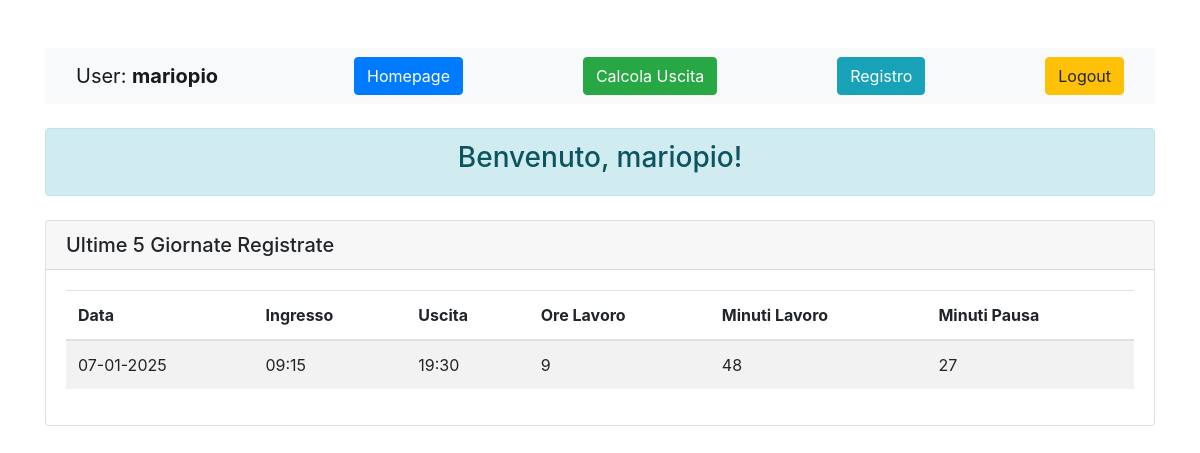
/quandoesco/ (signed in), run on the app's committed database.
### MyApp/models.py (models this page shows, shortened)
class Giornata(models.Model):
    user = models.ForeignKey(User, on_delete=models.CASCADE)
    data = models.DateField()
    ingresso = models.TimeField()
    uscita = models.TimeField()
    ore_lavorate = models.IntegerField()
    minuti_lavorati = models.IntegerField()
    minuti_pausa = models.IntegerField()
    class Meta:
        unique_together = ('user', 'data')  # Un utente può avere solo una 'Giornata' per ogni data

### MyApp/views.py (the view)
# urls.py: path('', views.homepage, name='homepage'),
@login_required()
def homepage(request):
    user = request.user
    giornate = Giornata.objects.filter(user=user).order_by('-data')[:5]
    return render(request, 'homepage.html', {
        'user': user,
        'giornate': giornate,
    })

### MyApp/templates/homepage.html (shortened to what this page needs)
<!DOCTYPE html>
<html lang="it">
<head>
    <link href="https://stackpath.bootstrapcdn.com/bootstrap/4.5.2/css/bootstrap.min.css" rel="stylesheet">
</head>
<body>
{% block content %}
    <div class="container mt-5">
        {% include "navbar.html" %}
        <div class="alert alert-info text-center mt-4">
            <h3>Benvenuto, {{ user.username }}!</h3>
        </div>
        <div class="card mt-4">
            <div class="card-header">
                <h5 class="mb-0">Ultime 5 Giornate Registrate</h5>
            </div>
            <div class="card-body">
                <table class="table table-striped">
                    <thead>
                    <tr>
                        <th>Data</th>
                        <th>Ingresso</th>
                        <th>Uscita</th>
                        <th>Ore Lavoro</th>
                        <th>Minuti Lavoro</th>
                        <th>Minuti Pausa</th>
                    </tr>
                    </thead>
                    <tbody>
                    {% for giornata in giornate %}
                        <tr>
                            <td>{{ giornata.data | date:'d-m-Y' }}</td>
                            <td>{{ giornata.ingresso | time:'H:i' }}</td>
                            <td>{{ giornata.uscita | time:'H:i' }}</td>
                            <td>{{ giornata.ore_lavorate }}</td>
                            <td>{{ giornata.minuti_lavorati }}</td>
                            <td>{{ giornata.minuti_pausa }}</td>
                        </tr>
                    {% empty %}
                        <tr>
                            <td colspan="4" class="text-center">Nessuna giornata registrata.</td>
                        </tr>
                    {% endfor %}
                    </tbody>
                </table>
            </div>
        </div>
    </div>
{% endblock %}
</body>
</html>

### MyApp/templates/navbar.html (shortened to what this page needs)
<!DOCTYPE html>
<html lang="en">
<head>
</head>
<body>
    <nav class="navbar navbar-expand-lg navbar-light bg-light">
      <div class="container-fluid">
        <div class="d-flex">
           <a class="navbar-brand">User: <b>{{ user.username }}</b></a>
        </div>
        <div class="d-flex">
          <a href="{% url 'homepage' %}" class="btn btn-primary">Homepage</a>
        </div>
        <div class="d-flex">
          <a href="{% url 'calcola_uscita' %}" class="btn btn-success">Calcola Uscita</a>
        </div>
        <div class="d-flex">
          <a href="{% url 'registro' %}" class="btn btn-info">Registro</a>
        </div>
        <div class="d-flex">
          <a href="{% url 'logout' %}" class="btn btn-warning">Logout</a>
        </div>
      </div>
    </nav>
</body>
</html>

### data on the page
Giornata: data "07-01-2025", ingresso "09:15", uscita "19:30", ore_lavorate "9", minuti_lavorati "48", minuti_pausa "27"

### other printed values
{{ user.username }} "mariopio"
